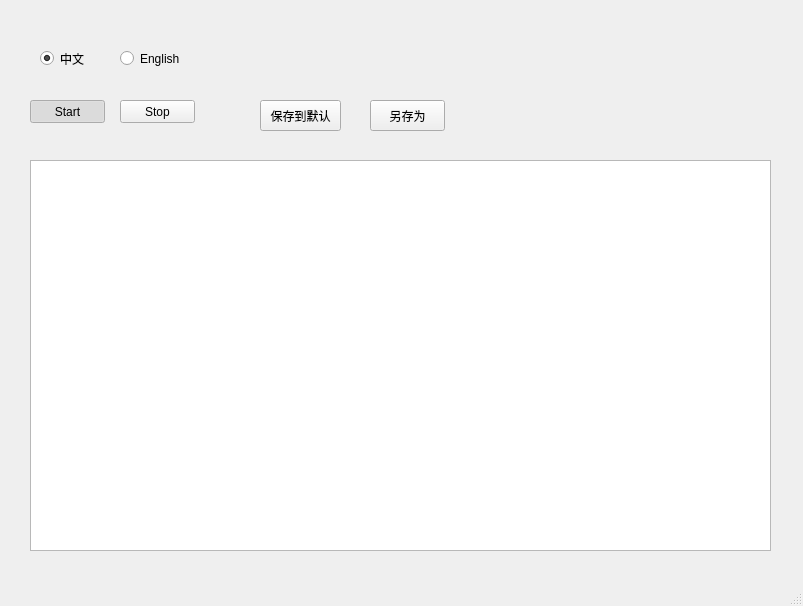
<?xml version="1.0" encoding="UTF-8"?>
<ui version="4.0">
 <class>VoiceInput</class>
 <widget class="QMainWindow" name="VoiceInput">
  <property name="geometry">
   <rect>
    <x>0</x>
    <y>0</y>
    <width>803</width>
    <height>606</height>
   </rect>
  </property>
  <property name="windowTitle">
   <string>VoiceInput</string>
  </property>
  <widget class="QWidget" name="centralwidget">
   <widget class="QRadioButton" name="zh_radio">
    <property name="enabled">
     <bool>true</bool>
    </property>
    <property name="geometry">
     <rect>
      <x>40</x>
      <y>50</y>
      <width>82</width>
      <height>17</height>
     </rect>
    </property>
    <property name="text">
     <string>中文</string>
    </property>
    <property name="checked">
     <bool>true</bool>
    </property>
   </widget>
   <widget class="QRadioButton" name="en_radio">
    <property name="enabled">
     <bool>true</bool>
    </property>
    <property name="geometry">
     <rect>
      <x>120</x>
      <y>50</y>
      <width>82</width>
      <height>17</height>
     </rect>
    </property>
    <property name="text">
     <string>English</string>
    </property>
   </widget>
   <widget class="QPushButton" name="start_btn">
    <property name="enabled">
     <bool>true</bool>
    </property>
    <property name="geometry">
     <rect>
      <x>30</x>
      <y>100</y>
      <width>75</width>
      <height>23</height>
     </rect>
    </property>
    <property name="text">
     <string>Start</string>
    </property>
    <property name="checkable">
     <bool>true</bool>
    </property>
    <property name="checked">
     <bool>true</bool>
    </property>
   </widget>
   <widget class="QPushButton" name="end_btn">
    <property name="enabled">
     <bool>true</bool>
    </property>
    <property name="geometry">
     <rect>
      <x>120</x>
      <y>100</y>
      <width>75</width>
      <height>23</height>
     </rect>
    </property>
    <property name="text">
     <string>Stop</string>
    </property>
   </widget>
   <widget class="QTextEdit" name="result">
    <property name="enabled">
     <bool>true</bool>
    </property>
    <property name="geometry">
     <rect>
      <x>30</x>
      <y>160</y>
      <width>741</width>
      <height>391</height>
     </rect>
    </property>
   </widget>
   <widget class="QPushButton" name="save_df">
    <property name="geometry">
     <rect>
      <x>260</x>
      <y>100</y>
      <width>81</width>
      <height>31</height>
     </rect>
    </property>
    <property name="text">
     <string>保存到默认</string>
    </property>
   </widget>
   <widget class="QPushButton" name="save_my">
    <property name="geometry">
     <rect>
      <x>370</x>
      <y>100</y>
      <width>75</width>
      <height>31</height>
     </rect>
    </property>
    <property name="text">
     <string>另存为</string>
    </property>
   </widget>
  </widget>
  <widget class="QMenuBar" name="menubar">
   <property name="geometry">
    <rect>
     <x>0</x>
     <y>0</y>
     <width>803</width>
     <height>23</height>
    </rect>
   </property>
  </widget>
  <widget class="QStatusBar" name="statusbar"/>
 </widget>
 <resources/>
 <connections/>
</ui>
